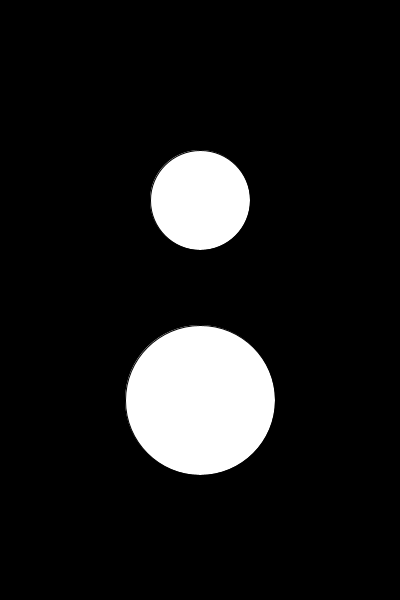
Frame 1 (no input)
Frame 60 (the mouse pressed at the canvas centre just before this capture): identical to frame 1, image omitted
Frame 120 (the mouse held since frame 60 and released just before this capture): identical to frame 1, image omitted

The Processing sketch that drew this single still picture (run headless with seeded random() and noise(); from frame 60 on, the mouse is pressed at the canvas centre):

// Processing sketch: week01_06_simple_button_circle_OOP
// ── week01_06_simple_button_circle_OOP.pde
//Aven,02/27/2017,New Meida,WPP,SADA

Button button1;  // float a; 
Button button2;
void setup() {
  size(400, 600);
  button1 = new Button(width/2, height/3, 100); // a = 1.3;
  button2 = new Button(width/2, 2*height/3, 150);
}
void draw() {
  background(0);
  button1.checkDistance();
  button1.display();
  button2.checkDistance();
  button2.display();
}

/* homework

download and try:
controlP5 

continue on button sketch

*/
// ── Button.pde
class Button {
  color buttonColor = color(255);
  float _x, _y, _size;

  Button(float x, float y, float size) { // constuctor
    _x = x;
    _y = y;
    _size = size;
  }

  void display() {
    //------------dispaly---------------------
    fill(buttonColor);
    ellipse(_x, _y, _size, _size);    //center: width/2,height/2; radius: size
    //------------dispaly---------------------
  }
  void checkDistance() {
    // -----------------check distance-------------------
    float distance  = dist(_x, _y, mouseX, mouseY); // mouse loc---center
    if (distance < _size/2) {
      if (mousePressed) {
        //hover and click

        buttonColor = color(random(255), random(255), random(255));
        _x = random(width);
        _y = random(height);
        
    } else {//hover non-click
        buttonColor = color(100);
        _size += random(-1,1);
      }
    } else {
      buttonColor= color(255);
    }
  }
}
